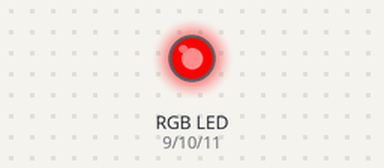
Simulated run of this sketch. Board: Arduino Uno, built with avr-gcc and run on an emulated ATmega328P. On the bench: an RGB LED mixed from three pins (HIGH = lit).

Above: at 0.5 s.
At 2.5 s:
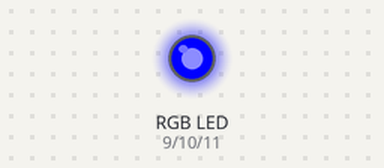
At 3.5 s:
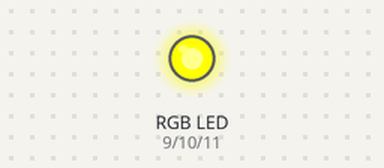
At 4.5 s:
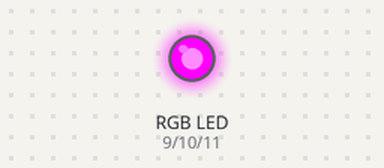
At 6.5 s:
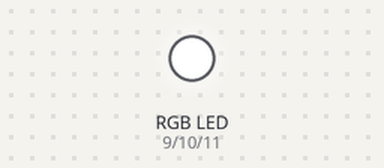
At 8.5 s:
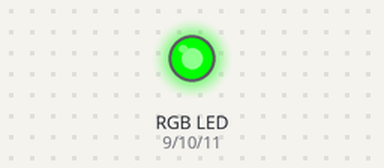
Timing chart, 0 to 9.1 s (numbered marks = the images above):
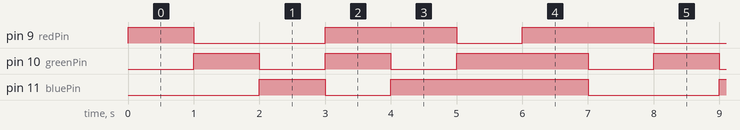

The sketch:

14_Color_Mixer.ino
```cpp
/*
  14_Color_Mixer
  调色盘：RGB 全彩 LED
  依次展示 红、绿、蓝 以及混合色
*/

// 定义 RGB 灯的三个引脚 (必须是 PWM 引脚)
int redPin = 9;
int greenPin = 10;
int bluePin = 11;

void setup() {
  pinMode(redPin, OUTPUT);
  pinMode(greenPin, OUTPUT);
  pinMode(bluePin, OUTPUT);
}

void loop() {
  // 红色
  setColor(255, 0, 0);
  delay(1000);

  // 绿色
  setColor(0, 255, 0);
  delay(1000);

  // 蓝色
  setColor(0, 0, 255);
  delay(1000);

  // 黄色 (红+绿)
  setColor(255, 255, 0);
  delay(1000);

  // 紫色 (红+蓝)
  setColor(255, 0, 255);
  delay(1000);

  // 青色 (绿+蓝)
  setColor(0, 255, 255);
  delay(1000);

  // 白色 (全部亮)
  setColor(255, 255, 255);
  delay(1000);
}

// 自定义函数：设置颜色
// r, g, b 范围都是 0-255
void setColor(int r, int g, int b) {
  // 注意：有些 RGB 灯是“共阳极”的。
  // 如果是共阳极：255是灭，0是亮。需要写成 analogWrite(pin, 255 - value);
  // 这里假设是常见的“共阴极”：
  analogWrite(redPin, r);
  analogWrite(greenPin, g);
  analogWrite(bluePin, b);
}
```

Measured:
- by itself, pin 9 (redPin): repeats every 7.0 s: LOW 2.0 s, HIGH 2.0 s, LOW 1.0 s, HIGH 2.0 s
- by itself, pin 10 (greenPin): repeats every 7.0 s: LOW 1.0 s, HIGH 1.0 s, LOW 1.0 s, HIGH 2.0 s, LOW 1.0 s, HIGH 1.0 s
- by itself, pin 11 (bluePin): repeats every 7.0 s: LOW 1.0 s, HIGH 3.0 s, LOW 2.0 s, HIGH 1.0 s
